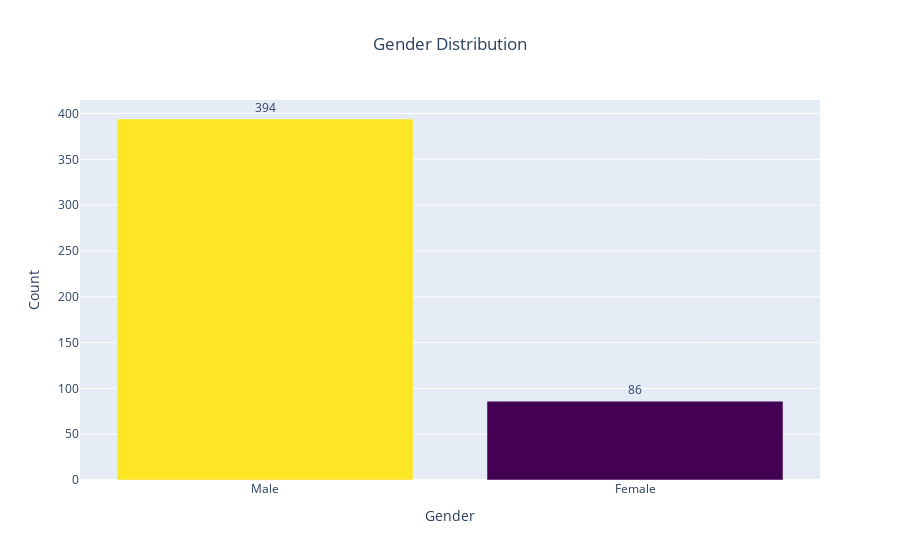

This figure's notebook cell:
### Code cell
df_gender=df_loan['Gender'].value_counts().to_frame().reset_index().rename(columns={'index':'Gender','Gender':'count'})

fig = go.Figure(go.Bar(
    x=df_gender['Gender'],y=df_gender['count'],
    marker={'color': df_gender['count'], 
    'colorscale': 'Viridis'},  
    text=df_gender['count'],
    textposition = "outside",
))
fig.update_layout(title_text='Gender Distribution',xaxis_title="Gender",yaxis_title="Count ",title_x=0.5)
fig.show()

### Figure 1 — Plotly figure (JSON) as saved in the notebook; plotly's stock layout.template omitted (floating-point values rounded to 4 significant figures)
{"data": [{"marker": {"color": [394, 86], "colorscale": [[0, "#440154"], [0.1111, "#482878"], [0.2222, "#3e4989"], [0.3333, "#31688e"], [0.4444, "#26828e"], [0.5556, "#1f9e89"], [0.6667, "#35b779"], [0.7778, "#6ece58"], [0.8889, "#b5de2b"], [1, "#fde725"]]}, "text": [394, 86], "textposition": "outside", "type": "bar", "x": ["Male", "Female"], "y": [394, 86]}], "layout": {"title": {"text": "Gender Distribution", "x": 0.5}, "xaxis": {"title": {"text": "Gender"}}, "yaxis": {"title": {"text": "Count "}}}}
